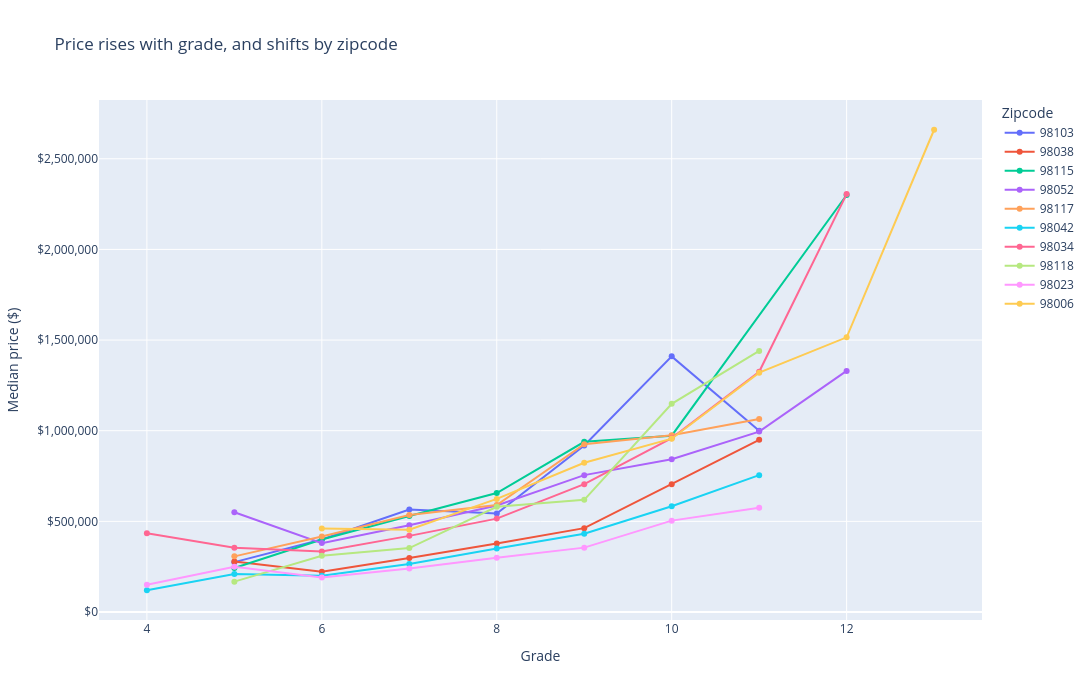

Notebook cell for this chart:
### Markdown cell above
To test Hypothesis 1 (that location and grade interact to drive top-tier prices), we visualize median price by grade as a line for each of the top 10 zip codes. If the hypothesis holds, we'd expect the lines to rise with grade, but at different rates or levels depending on zip code, showing that a high grade pays off more in some neighborhoods than others.

### Code cell
import plotly.express as px

plot_df = pivot.loc[top_zips].reset_index().melt(id_vars="zipcode", var_name="grade", value_name="median_price")
plot_df = plot_df.dropna(subset=["median_price"])
plot_df["zipcode"] = plot_df["zipcode"].astype(str)


fig = px.line(
    plot_df,
    x="grade",
    y="median_price",
    color="zipcode",
    markers=True,
    category_orders={"zipcode": [str(z) for z in top_zips]},
    labels={"grade": "Grade", "median_price": "Median price ($)", "zipcode": "Zipcode"},
    title="Price rises with grade, and shifts by zipcode",
)

fig.update_traces(mode="lines+markers")
fig.update_layout(yaxis_tickformat="$,.0f")
fig.update_layout(
    yaxis_tickformat="$,.0f",
    width=1100,
    height=700,
)
fig.show()

### Figure 1 — Plotly figure (JSON) as saved in the notebook; plotly's stock layout.template omitted (floating-point values rounded to 4 significant figures)
{"data": [{"hovertemplate": "Zipcode=98103<br>Grade=%{x}<br>Median price ($)=%{y}<extra></extra>", "legendgroup": "98103", "line": {"color": "#636efa", "dash": "solid"}, "marker": {"symbol": "circle"}, "mode": "lines+markers", "name": "98103", "orientation": "v", "showlegend": true, "type": "scatter", "x": [5, 6, 7, 8, 9, 10, 11], "xaxis": "x", "y": [275000.0, 400000.0, 565000.0, 543000.0, 918500.0, 1410000.0, 1000000.0], "yaxis": "y"}, {"hovertemplate": "Zipcode=98038<br>Grade=%{x}<br>Median price ($)=%{y}<extra></extra>", "legendgroup": "98038", "line": {"color": "#EF553B", "dash": "solid"}, "marker": {"symbol": "circle"}, "mode": "lines+markers", "name": "98038", "orientation": "v", "showlegend": true, "type": "scatter", "x": [5, 6, 7, 8, 9, 10, 11], "xaxis": "x", "y": [279000.0, 222000.0, 297800.0, 378000.0, 462500.0, 704500.0, 950000.0], "yaxis": "y"}, {"hovertemplate": "Zipcode=98115<br>Grade=%{x}<br>Median price ($)=%{y}<extra></extra>", "legendgroup": "98115", "line": {"color": "#00cc96", "dash": "solid"}, "marker": {"symbol": "circle"}, "mode": "lines+markers", "name": "98115", "orientation": "v", "showlegend": true, "type": "scatter", "x": [5, 6, 7, 8, 9, 10, 12], "xaxis": "x", "y": [242500.0, 400000.0, 530000.0, 656000.0, 938900.0, 972500.0, 2300000.0], "yaxis": "y"}, {"hovertemplate": "Zipcode=98052<br>Grade=%{x}<br>Median price ($)=%{y}<extra></extra>", "legendgroup": "98052", "line": {"color": "#ab63fa", "dash": "solid"}, "marker": {"symbol": "circle"}, "mode": "lines+markers", "name": "98052", "orientation": "v", "showlegend": true, "type": "scatter", "x": [5, 6, 7, 8, 9, 10, 11, 12], "xaxis": "x", "y": [550000.0, 380000.0, 478000.0, 587600.0, 755000.0, 843000.0, 995000.0, 1330000.0], "yaxis": "y"}, {"hovertemplate": "Zipcode=98117<br>Grade=%{x}<br>Median price ($)=%{y}<extra></extra>", "legendgroup": "98117", "line": {"color": "#FFA15A", "dash": "solid"}, "marker": {"symbol": "circle"}, "mode": "lines+markers", "name": "98117", "orientation": "v", "showlegend": true, "type": "scatter", "x": [5, 6, 7, 8, 9, 10, 11], "xaxis": "x", "y": [307000.0, 416800.0, 535000.0, 590000.0, 925000.0, 974500.0, 1065000.0], "yaxis": "y"}, {"hovertemplate": "Zipcode=98042<br>Grade=%{x}<br>Median price ($)=%{y}<extra></extra>", "legendgroup": "98042", "line": {"color": "#19d3f3", "dash": "solid"}, "marker": {"symbol": "circle"}, "mode": "lines+markers", "name": "98042", "orientation": "v", "showlegend": true, "type": "scatter", "x": [4, 5, 6, 7, 8, 9, 10, 11], "xaxis": "x", "y": [120000.0, 210000.0, 200000.0, 264500.0, 350000.0, 431500.0, 583500.0, 754800.0], "yaxis": "y"}, {"hovertemplate": "Zipcode=98034<br>Grade=%{x}<br>Median price ($)=%{y}<extra></extra>", "legendgroup": "98034", "line": {"color": "#FF6692", "dash": "solid"}, "marker": {"symbol": "circle"}, "mode": "lines+markers", "name": "98034", "orientation": "v", "showlegend": true, "type": "scatter", "x": [4, 5, 6, 7, 8, 9, 10, 11, 12], "xaxis": "x", "y": [435000.0, 355000.0, 334000.0, 420000.0, 515100.0, 705000.0, 959000.0, 1325000.0, 2305000.0], "yaxis": "y"}, {"hovertemplate": "Zipcode=98118<br>Grade=%{x}<br>Median price ($)=%{y}<extra></extra>", "legendgroup": "98118", "line": {"color": "#B6E880", "dash": "solid"}, "marker": {"symbol": "circle"}, "mode": "lines+markers", "name": "98118", "orientation": "v", "showlegend": true, "type": "scatter", "x": [5, 6, 7, 8, 9, 10, 11], "xaxis": "x", "y": [167500.0, 310000.0, 352800.0, 580000.0, 618500.0, 1148000.0, 1440000.0], "yaxis": "y"}, {"hovertemplate": "Zipcode=98023<br>Grade=%{x}<br>Median price ($)=%{y}<extra></extra>", "legendgroup": "98023", "line": {"color": "#FF97FF", "dash": "solid"}, "marker": {"symbol": "circle"}, "mode": "lines+markers", "name": "98023", "orientation": "v", "showlegend": true, "type": "scatter", "x": [4, 5, 6, 7, 8, 9, 10, 11], "xaxis": "x", "y": [150000.0, 249000.0, 191000.0, 240500.0, 298700.0, 355000.0, 504000.0, 575000.0], "yaxis": "y"}, {"hovertemplate": "Zipcode=98006<br>Grade=%{x}<br>Median price ($)=%{y}<extra></extra>", "legendgroup": "98006", "line": {"color": "#FECB52", "dash": "solid"}, "marker": {"symbol": "circle"}, "mode": "lines+markers", "name": "98006", "orientation": "v", "showlegend": true, "type": "scatter", "x": [6, 7, 8, 9, 10, 11, 12, 13], "xaxis": "x", "y": [461200.0, 454000.0, 624000.0, 823000.0, 956000.0, 1320000.0, 1515000.0, 2660000.0], "yaxis": "y"}], "layout": {"height": 700, "legend": {"title": {"text": "Zipcode"}, "tracegroupgap": 0}, "title": {"text": "Price rises with grade, and shifts by zipcode"}, "width": 1100, "xaxis": {"anchor": "y", "domain": [0, 1], "title": {"text": "Grade"}}, "yaxis": {"anchor": "x", "domain": [0, 1], "tickformat": "$,.0f", "title": {"text": "Median price ($)"}}}}
